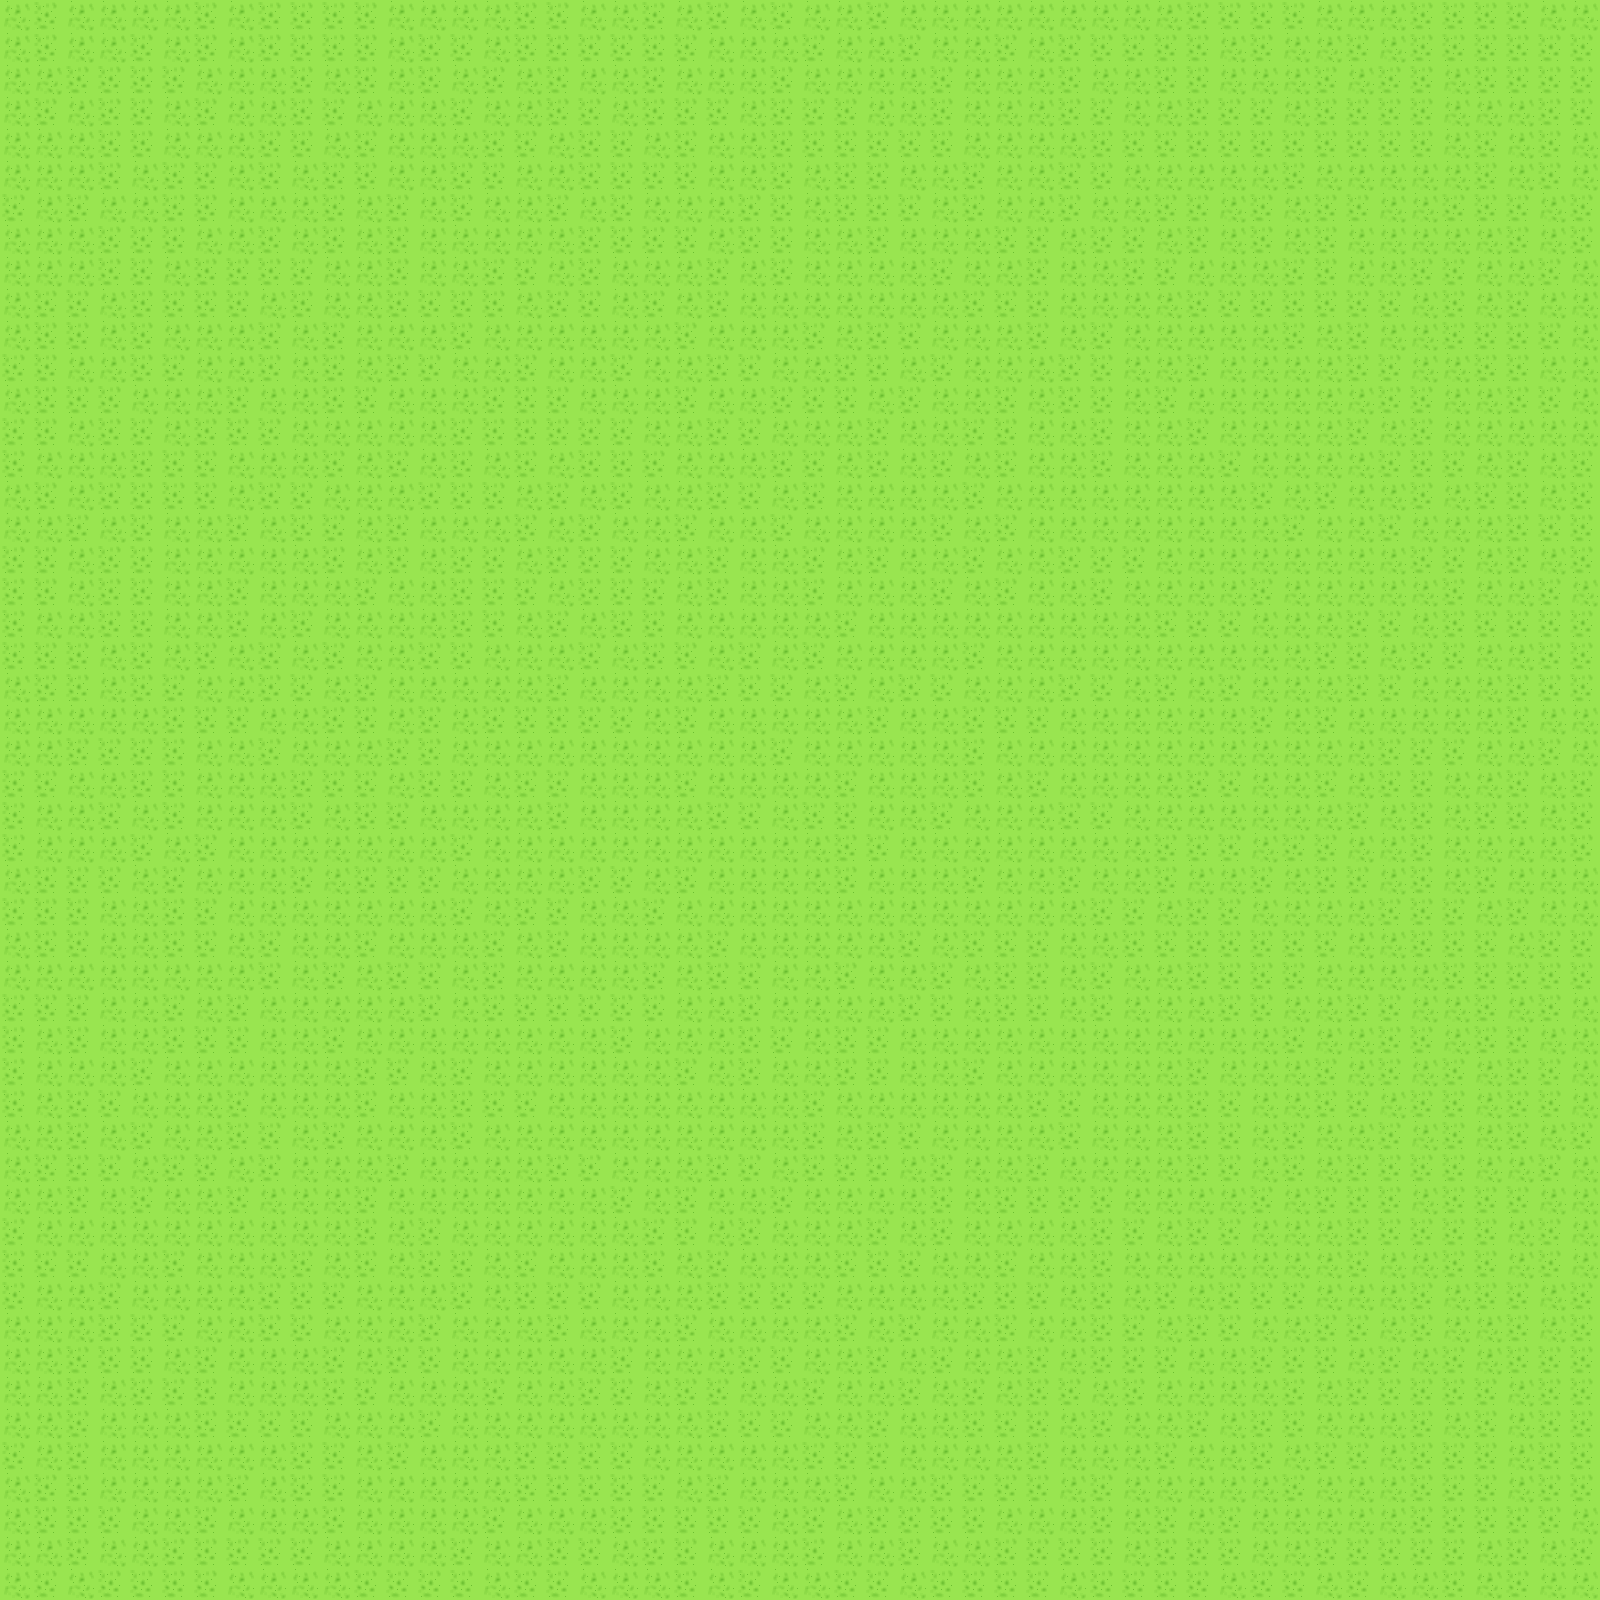

Rendered tile map (Tiled .tmx) drawn with the repository's tilesets; below, a short description and the map source with its tile grids summarised:
An orthogonal 50x50 tile map with 32x32 px tiles, 2 tile layers (Ground, Walls), 4 tilesets and 3 objects (player, enemy1, enemy2).

<map version="1.9" tiledversion="1.9.2" orientation="orthogonal" renderorder="right-down" width="50" height="50" tilewidth="32" tileheight="32" infinite="0" nextlayerid="4" nextobjectid="26">
 <tileset firstgid="1" source="dirt.tsx" />
 <tileset firstgid="3" source="grass.tsx" />
 <tileset firstgid="5" source="walls.tsx" />
 <tileset firstgid="6" source="Walls.tsx" />
 <layer id="1" name="Ground" width="50" height="50">
  <data>[2500 cells, 2500 non-empty, 2 distinct tile ids]</data>
 </layer>
 <layer id="3" name="Walls" width="50" height="50">
  <data>[2500 cells, 0 non-empty, 0 distinct tile ids]</data>
 </layer>
 <objectgroup id="2" name="Things">
  <object id="23" name="player" x="672" y="640" width="32" height="32" />
  <object id="24" name="enemy1" x="800" y="832" width="32" height="32" />
  <object id="25" name="enemy2" x="608" y="1024" width="32" height="32" />
 </objectgroup>
</map>
